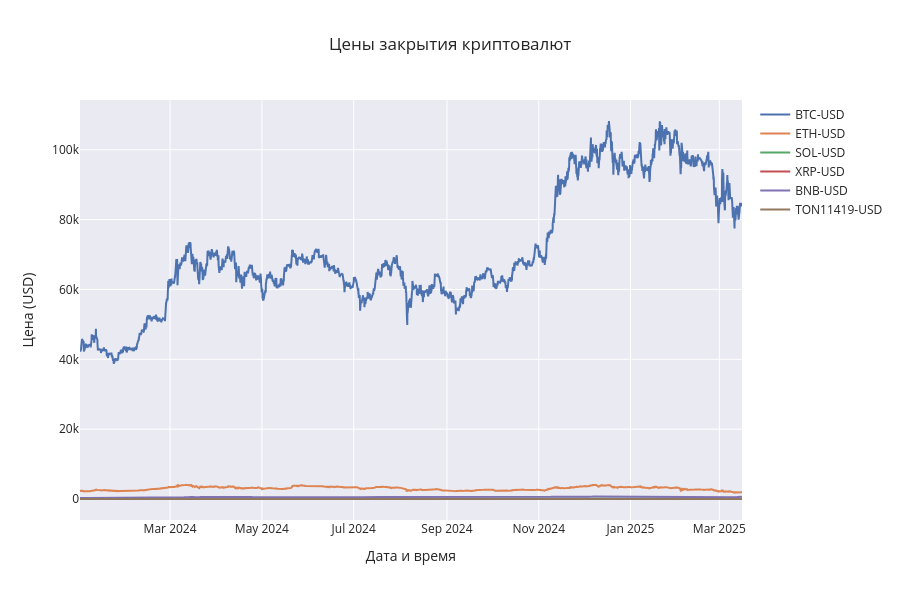

Notebook code cell kept with this figure:
### Code cell
cryptos_viz.plot_close_prices()

### Figure 1 — Plotly figure (JSON) as saved in the notebook; plotly's stock layout.template omitted (floating-point values rounded to 4 significant figures; data arrays with more than 128 entries replaced by an {"elided": "..."} marker saying what was removed)
{"data": [{"hovertemplate": "%{x}<br>Цена: %{y:.2f} USD", "mode": "lines", "name": "BTC-USD", "type": "scatter", "x": {"elided": "10559 str values"}, "y": {"elided": "10559 float values"}}, {"hovertemplate": "%{x}<br>Цена: %{y:.2f} USD", "mode": "lines", "name": "ETH-USD", "type": "scatter", "x": {"elided": "10559 str values"}, "y": {"elided": "10559 float values"}}, {"hovertemplate": "%{x}<br>Цена: %{y:.2f} USD", "mode": "lines", "name": "SOL-USD", "type": "scatter", "x": {"elided": "10559 str values"}, "y": {"elided": "10559 float values"}}, {"hovertemplate": "%{x}<br>Цена: %{y:.2f} USD", "mode": "lines", "name": "XRP-USD", "type": "scatter", "x": {"elided": "10559 str values"}, "y": {"elided": "10559 float values"}}, {"hovertemplate": "%{x}<br>Цена: %{y:.2f} USD", "mode": "lines", "name": "BNB-USD", "type": "scatter", "x": {"elided": "10559 str values"}, "y": {"elided": "10559 float values"}}, {"hovertemplate": "%{x}<br>Цена: %{y:.2f} USD", "mode": "lines", "name": "TON11419-USD", "type": "scatter", "x": {"elided": "10559 str values"}, "y": {"elided": "10559 float values"}}], "layout": {"height": 600, "hovermode": "x unified", "title": {"text": "Цены закрытия криптовалют"}, "xaxis": {"title": {"text": "Дата и время"}}, "yaxis": {"title": {"text": "Цена (USD)"}}}}
